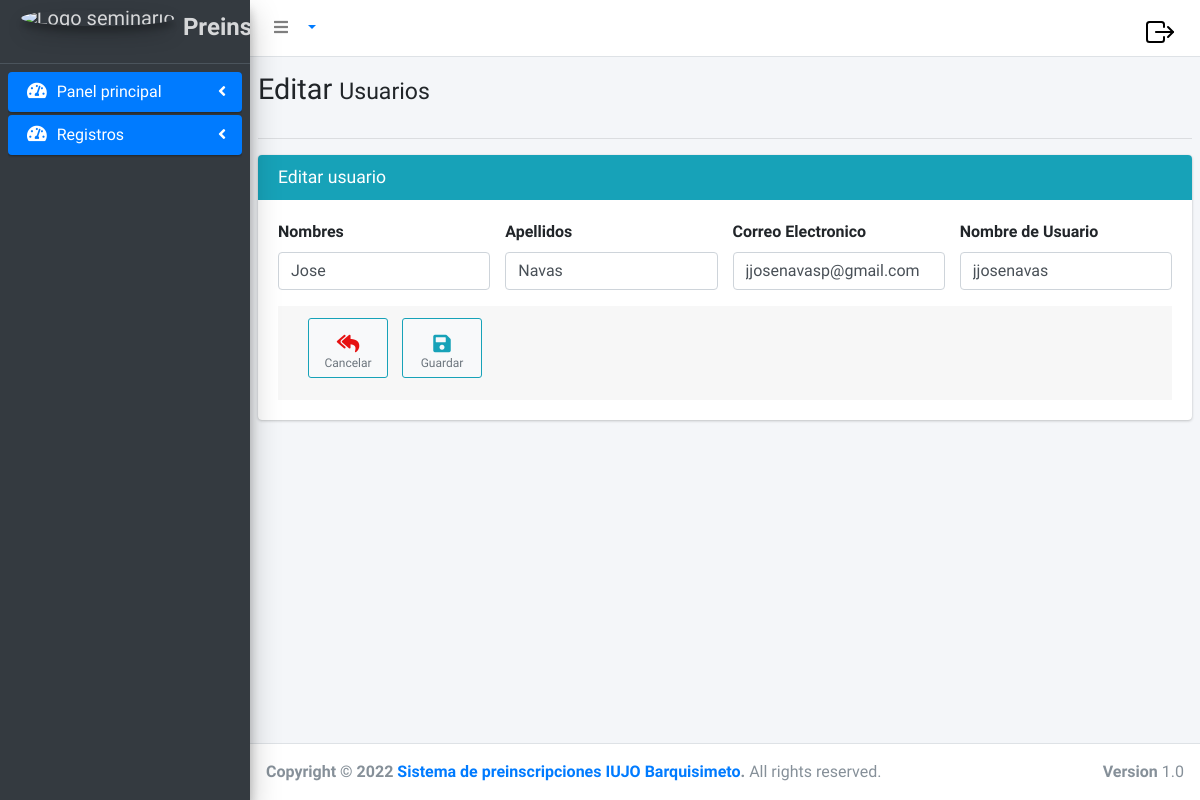
The app's page /usuarios/usuarios/edit/2 with its own data.
### tables this page shows
CREATE TABLE `usuarios` (
  `id` int(11) NOT NULL,
  `nombres` varchar(100) DEFAULT NULL,
  `apellidos` varchar(100) DEFAULT NULL,
  `email` varchar(100) DEFAULT NULL,
  `username` varchar(45) DEFAULT NULL,
  `password` varchar(100) DEFAULT NULL,
  `estado` int(11) DEFAULT NULL,
  `id_rol` int(11) NOT NULL
);

### application/controllers/usuarios/Usuarios.php (called while the page is built, shortened)
<?php
class Usuarios extends CI_Controller
{
	public function __construct()
	{
		$this->load->model("Usuario_model");
	}
	public function edit($id)
	{
		$data  = array(
			'usuarios' => $this->Usuario_model->getUsuario($id),
		);
		$this->load->view("layouts/header");
		$this->load->view("layouts/aside");
		$this->load->view("usuario/edit", $data);
		$this->load->view("layouts/footer");
		$this->load->view("layouts/validar_usuario");
		$this->load->view("layouts/close_body");
	}
}

### index.php (called while the page is built, shortened)
<?php
require_once BASEPATH.'core/CodeIgniter.php';

### application/models/Usuario_model.php (called while the page is built, shortened)
<?php
class Usuario_model extends CI_Model
{
    public function getUsuario($id){
        $this->db->where("id",$id);
        $resultado = $this->db->get("usuarios");
        return $resultado->row();
    }
}

### application/views/usuario/edit.php (the view, shortened to what this page needs)
<div class="content-wrapper">
  <section class="content-header">
    <h1>Editar <small>Usuarios</small></h1>
  </section>
  <section class="content">
    <div class="box box-solid">
      <div class="box-body">
        <div class="row">
          <div class="col-md-12">
            <hr>
            <div class="card card-info">
              <div class="card-header">
                <h3 class="card-title">Editar usuario</h3>
              </div>
              <div class="card-body">
                <form id="edit_user" action="<?php echo base_url(); ?>usuarios/usuarios/update" method="POST">
                  <div class="row">
                    <div class="col-sm-3">
                      <div class="form-group">
                        <label for="Nombres">Nombres</label>
                        <input type="text" class="form-control" name="nombres" id="nombres" value="<?php echo $usuarios->nombres; ?>">
                      </div>
                    </div>
                    <div class="col-sm-3">
                      <div class="form-group">
                        <label for="Apellidos">Apellidos</label>
                        <input type="text" class="form-control" name="apellidos" id="apellidos" value="<?php echo $usuarios->apellidos; ?>">
                      </div>
                    </div>
                    <div class="col-sm-3">
                      <div class="form-group">
                        <label for="Email">Correo Electronico</label>
                        <input type="email" class="form-control" name="email" id="email" value="<?php echo $usuarios->email; ?>">
                      </div>
                    </div>
                    <div class="col-sm-3">
                      <div class="form-group">
                        <label for="Username">Nombre de Usuario</label>
                        <input type="text" class="form-control" name="username" id="username" value="<?php echo $usuarios->username; ?>">
                      </div>
                    </div>
                  </div>
                  <div class="card-footer">
                  <a href="<?php echo base_url(); ?>usuarios/usuarios" class="btn btn-app">
                      <i class="fas fa-reply-all color_rojo"></i> Cancelar
                    </a>
                  <button type="submit" id="btn_edit_user" class="btn btn-app"><i class="fas fa-save color_info"></i> Guardar</button>
                  </div>
                </form>
              </div>
            </div>
          </div>
        </div>
      </div>
  </section>
</div>

### assets/template/css/custom.css (style rules this page uses)
.color_rojo { color: rgb(230, 17, 17); }
.color_info { color: #17a2b8; }

### records on screen
usuarios: nombres "Jose", apellidos "Navas", email "jjosenavasp@gmail.com", username "jjosenavas"
